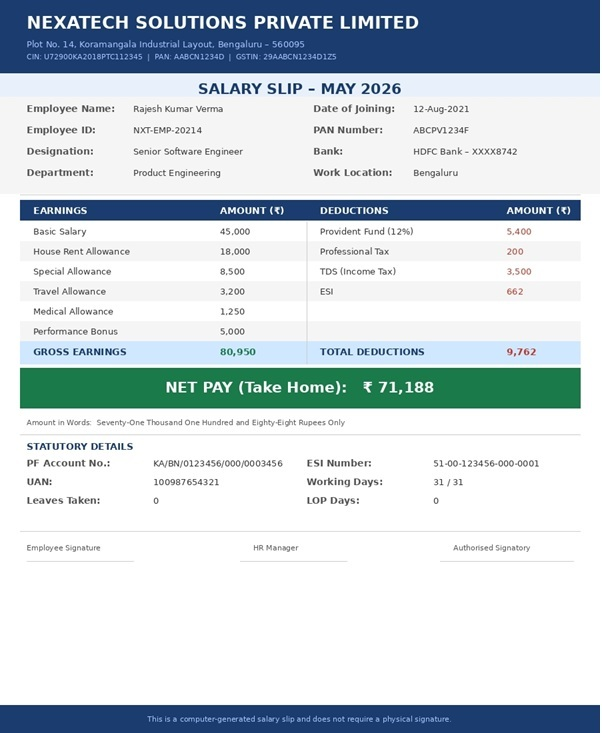
#> input picture data/debug/salaryslip/slip.jpg, 602 x 733 px
$ python highlight_mistake.py
#> lines starting #> are read from the running program, lines starting #| are printed output that depends on the picture; after the words box and inside, x2 and y2 are one past the last pixel; in counts of white or black regions, pixels touching at a corner belong together
import sys, os
sys.path.insert(0, os.path.abspath(os.path.join(os.path.dirname(__file__), '../../')))
import cv2
import numpy as np
import sys
import os

def highlight_esi_mistake(image_path="../../data/debug/salaryslip/slip.jpg"):
#> called with image_path = '../../data/debug/salaryslip/slip.jpg'
    print(f"Analyzing original image ({image_path}) to automatically locate the ESI deduction...")

    # Load the original slip to find the red text coordinates
    img = cv2.imread(image_path)
#> img is the input picture: shape (733, 602, 3); mean B, G, R 217.4, 210.9, 200.1
    if img is None:
        print(f"Error: Could not load {image_path}")
        return

    # Convert to HSV to isolate the dark red/brown text used in the Deductions column
    hsv = cv2.cvtColor(img, cv2.COLOR_BGR2HSV)
#> hsv: shape (733, 602, 3); mean H, S, V 33.7, 41.4, 219.8

    # Red/Brown HSV ranges
    lower_red1 = np.array([0, 30, 30])
    upper_red1 = np.array([20, 255, 255])
    lower_red2 = np.array([160, 30, 30])
    upper_red2 = np.array([180, 255, 255])

    mask1 = cv2.inRange(hsv, lower_red1, upper_red1)
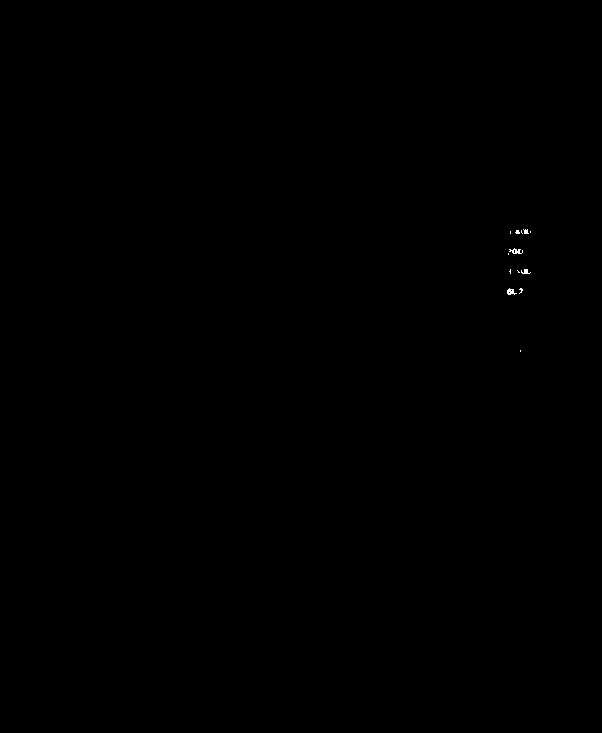
#> mask1: shape (733, 602); 0.04% white in thin lines or dots, all inside (x1, y1, x2, y2) = (507, 229, 531, 352)
    mask2 = cv2.inRange(hsv, lower_red2, upper_red2)
#> mask2: shape (733, 602); 0.03% white; 11 white regions (9 under 20 px), largest, box (x1, y1, x2, y2) and area: (518, 348, 530, 355) 50, (507, 348, 513, 355) 29
    mask = mask1 | mask2
#> mask: shape (733, 602); 0.07% white in thin lines or dots, all inside (x1, y1, x2, y2) = (507, 229, 536, 356)

    # Dilate the mask to group characters of the same number together into single wide blobs
    kernel = np.ones((5, 10), np.uint8)
    dilated = cv2.dilate(mask, kernel, iterations=1)
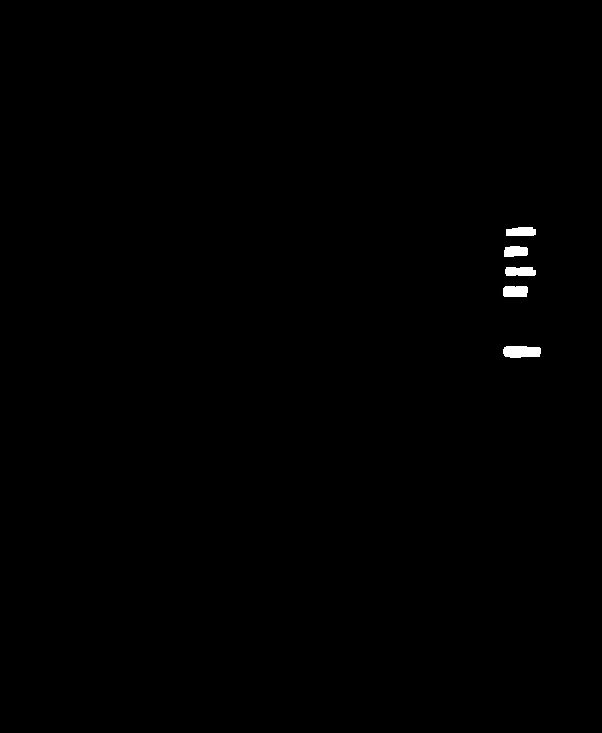
#> dilated: shape (733, 602); 0.32% white; 5 white regions

    # Find contours
    contours, _ = cv2.findContours(dilated, cv2.RETR_EXTERNAL, cv2.CHAIN_APPROX_SIMPLE)
#> contours = 5 contours; box (x1, y1, x2, y2) and area: (503, 346, 541, 358) 358, (503, 286, 528, 297) 232, (505, 267, 536, 276) 222, (506, 227, 536, 236) 208, (504, 246, 528, 257) 200

    # Filter out very small noise and sort top-to-bottom
    valid_boxes = []
    for cnt in contours:
        x, y, w, h = cv2.boundingRect(cnt)
        if w > 5 and h > 5:  # Looser filter to catch smaller text like "200" or "662"
            valid_boxes.append((x, y, w, h))
#> this loop made 5 passes
#> (x, y, w, h) on passes 1 to 5: (503, 346, 38, 12), (503, 286, 25, 11), (505, 267, 31, 9), (504, 246, 24, 11), (506, 227, 30, 9)
#> after the loop, valid_boxes = [(503, 346, 38, 12), (503, 286, 25, 11), (505, 267, 31, 9), (504, 246, 24, 11), (506, 227, 30, 9)]

    valid_boxes = sorted(valid_boxes, key=lambda b: b[1])
#> valid_boxes = [(506, 227, 30, 9), (504, 246, 24, 11), (505, 267, 31, 9), (503, 286, 25, 11), (503, 346, 38, 12)]

    # In the slip, the red deduction numbers appear vertically:
    # 1. 5,400 (PF)
    # 2. 200 (PT)
    # 3. 3,500 (TDS)
    # 4. 662 (ESI) <--- This is the one we want!
    # 5. 9,762 (Total)

    if len(valid_boxes) >= 4:
        x, y, w, h = valid_boxes[3]
#> x = 503; y = 286; w = 25; h = 11

        # We will draw on a copy of the original image instead of the heatmap
        output_img = img.copy()

        # Draw a thick red circle around the mistake (Red contrasts well with the white slip)
        center = (x + w//2, y + h//2)
#> center = (515, 291)
        radius = max(w, h) + 30
#> radius = 55
        cv2.circle(output_img, center, radius, (0, 0, 255), 6) # Thick Red circle

        # Add an aggressive label pointing it out
        label = "AI HALLUCINATION DETECTED: ILLEGAL ESI CALCULATION"

        # We will draw the label with a red background for readability
        font = cv2.FONT_HERSHEY_SIMPLEX
        font_scale = 0.8
        thickness = 2
        text_size = cv2.getTextSize(label, font, font_scale, thickness)[0]

        text_x = max(10, x - 100)
#> text_x = 403
        text_y = max(40, y - radius - 20)
#> text_y = 211

        # Red background rectangle for text
        cv2.rectangle(output_img, (text_x - 5, text_y - text_size[1] - 5), (text_x + text_size[0] + 5, text_y + 5), (0, 0, 255), -1)
        # White text
        cv2.putText(output_img, label, (text_x, text_y), font, font_scale, (255, 255, 255), thickness, cv2.LINE_AA)
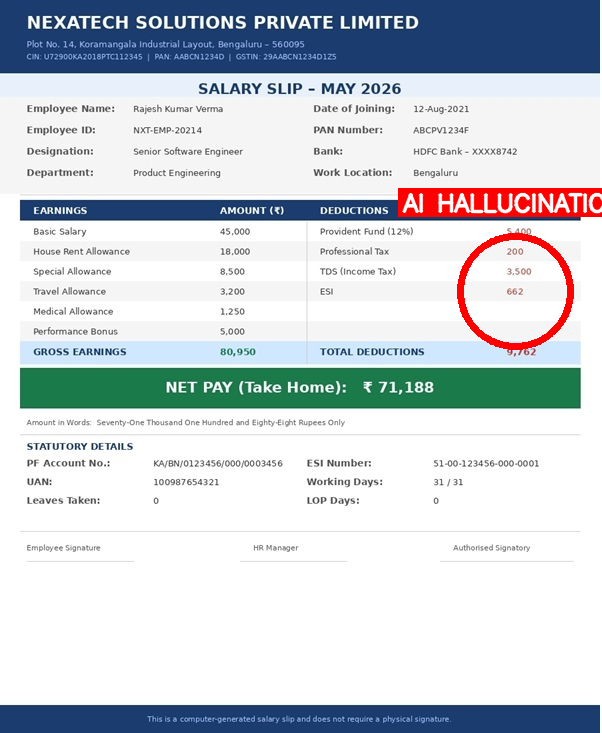
#> output_img: shape (733, 602, 3); mean B, G, R 214.6, 208.5, 201.7

        output_path = "slip_highlighted.jpg"
        cv2.imwrite(output_path, output_img)
        print(f"\n[SUCCESS] Automatically found the ESI mistake and rounded it up!")
        print(f"Saved the highlighted presentation image to: {output_path}")
    else:
        print(f"\n[WARNING] Could not automatically find the 4th red number. Found {len(valid_boxes)} items.")

if __name__ == "__main__":
    if len(sys.argv) > 1:
        highlight_esi_mistake(sys.argv[1])
    else:
        highlight_esi_mistake()
